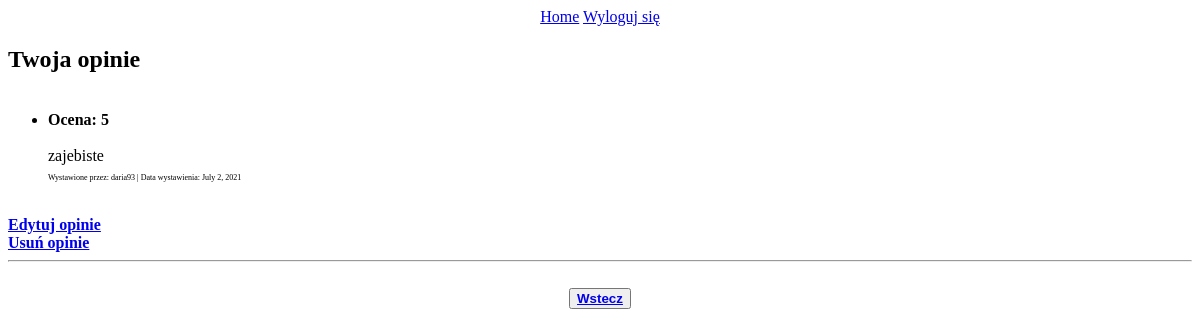
Page /profil/opinion/5 (signed in) on the earlier database version.
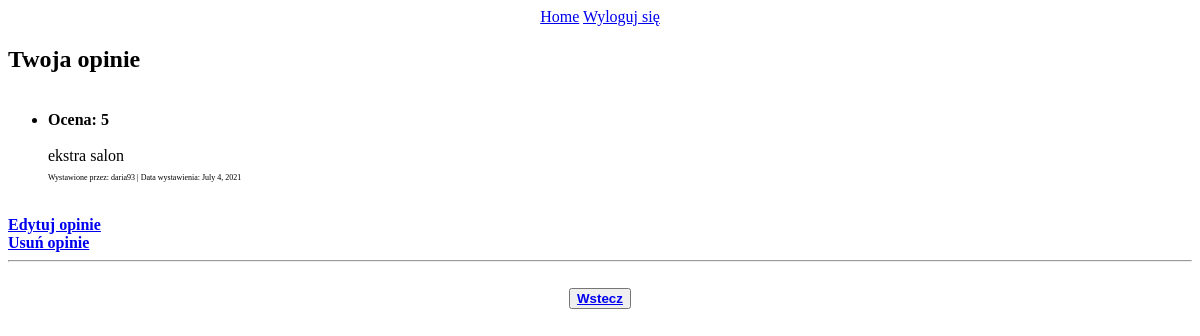
Same page on the later database version.
### bookingvisit/models.py (models this page shows, shortened)
class Opinions(models.Model):
    objects = None
    rating = models.IntegerField(default=round(5))
    client = models.ForeignKey(User, on_delete=models.CASCADE)
    opinion = models.TextField()
    data = models.DateField(auto_now=True)
    class Meta:
        verbose_name_plural = '8 Opinie'

### bookingvisit/views.py (the view)
# urls.py: path('profil/opinion/<int:pk>', views.ClientOpinionListView.as_view(), name='client_opinion'),
class ClientOpinionListView(ListView):
    model = Client_Profil
    template_name = 'client_opinion.html'
    def get_context_data(self, **kwargs):
        context = super(ClientOpinionListView, self).get_context_data(**kwargs)
        context['opinion_list'] = Opinions.objects.filter(client=self.kwargs.get('pk'))
        return context

### templates/client_opinion.html (shortened to what this page needs)
<div class="navigation">
  {% include 'buttons.html' %}</div>
{% if user.is_authenticated %}
  <h2>Twoja opinie</h2>
  {% if opinion_list %}
    {% for o in opinion_list %}
    <ul id="menu">
      <br><li><b> Ocena: {{ o.rating }}</b></li>
      <br> {{ o.opinion }}
      <p class="text-muted mb-0" style="font-size: 8px">Wystawione przez: {{ o.client }} | Data wystawienia: {{ o.data }}</p>
    </ul>
    {% endfor %}
    <br><a href="{% url 'client_opinion_update' pk=user.pk %}"><b>Edytuj opinie</b></a>
    <br><a href="{% url 'client_opinion_delete' pk=user.pk %}"><b>Usuń opinie</b></a>
  {% else %}
    <p>Brak opini.</p>
    <br><a href="{% url 'create_client_opinion' pk=user.pk %}"><b>Wystaw opinie</b></a>
  {% endif %}
{%endif %}
<hr>
    <center><button class="button"><a href="{% url 'index' %}"><b>Wstecz</b></a></button></center>

Differences in the rows shown:
removed Opinions: rating "5", opinion "zajebiste", client "daria93", data "July 2, 2021"
added Opinions: rating "5", opinion "ekstra salon", client "daria93", data "July 4, 2021"
